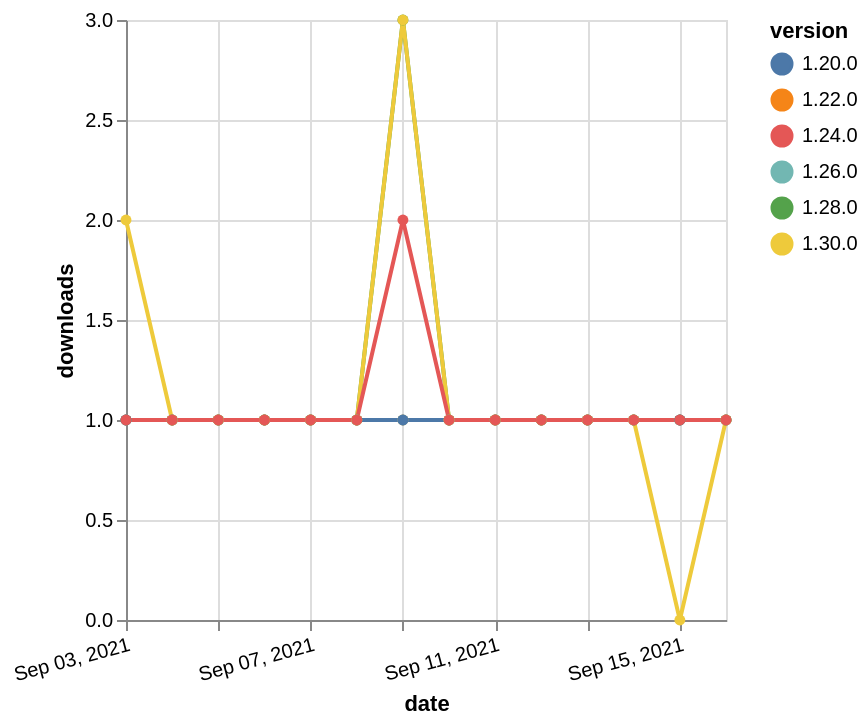

Write a Vega-Lite specification for this figure.
### Vega-Lite specification from a JSON file in a GitHub repository (floating-point values rounded to 4 significant figures)
{"$schema": "https://vega.github.io/schema/vega-lite/v5.json", "description": "A simple bar chart with embedded data.", "data": {"values": [{"date": "2021-09-03", "total": 281, "delta": 1, "version": "1.22.0"}, {"date": "2021-09-04", "total": 282, "delta": 1, "version": "1.22.0"}, {"date": "2021-09-05", "total": 283, "delta": 1, "version": "1.22.0"}, {"date": "2021-09-06", "total": 284, "delta": 1, "version": "1.22.0"}, {"date": "2021-09-07", "total": 285, "delta": 1, "version": "1.22.0"}, {"date": "2021-09-08", "total": 286, "delta": 1, "version": "1.22.0"}, {"date": "2021-09-09", "total": 287, "delta": 1, "version": "1.22.0"}, {"date": "2021-09-10", "total": 288, "delta": 1, "version": "1.22.0"}, {"date": "2021-09-11", "total": 289, "delta": 1, "version": "1.22.0"}, {"date": "2021-09-12", "total": 290, "delta": 1, "version": "1.22.0"}, {"date": "2021-09-13", "total": 291, "delta": 1, "version": "1.22.0"}, {"date": "2021-09-14", "total": 292, "delta": 1, "version": "1.22.0"}, {"date": "2021-09-15", "total": 293, "delta": 1, "version": "1.22.0"}, {"date": "2021-09-16", "total": 294, "delta": 1, "version": "1.22.0"}, {"date": "2021-09-03", "total": 155, "delta": 1, "version": "1.28.0"}, {"date": "2021-09-04", "total": 156, "delta": 1, "version": "1.28.0"}, {"date": "2021-09-05", "total": 157, "delta": 1, "version": "1.28.0"}, {"date": "2021-09-06", "total": 158, "delta": 1, "version": "1.28.0"}, {"date": "2021-09-07", "total": 159, "delta": 1, "version": "1.28.0"}, {"date": "2021-09-08", "total": 160, "delta": 1, "version": "1.28.0"}, {"date": "2021-09-09", "total": 163, "delta": 3, "version": "1.28.0"}, {"date": "2021-09-10", "total": 164, "delta": 1, "version": "1.28.0"}, {"date": "2021-09-11", "total": 165, "delta": 1, "version": "1.28.0"}, {"date": "2021-09-12", "total": 166, "delta": 1, "version": "1.28.0"}, {"date": "2021-09-13", "total": 167, "delta": 1, "version": "1.28.0"}, {"date": "2021-09-14", "total": 168, "delta": 1, "version": "1.28.0"}, {"date": "2021-09-15", "total": 169, "delta": 1, "version": "1.28.0"}, {"date": "2021-09-16", "total": 170, "delta": 1, "version": "1.28.0"}, {"date": "2021-09-03", "total": 147, "delta": 1, "version": "1.26.0"}, {"date": "2021-09-04", "total": 148, "delta": 1, "version": "1.26.0"}, {"date": "2021-09-05", "total": 149, "delta": 1, "version": "1.26.0"}, {"date": "2021-09-06", "total": 150, "delta": 1, "version": "1.26.0"}, {"date": "2021-09-07", "total": 151, "delta": 1, "version": "1.26.0"}, {"date": "2021-09-08", "total": 152, "delta": 1, "version": "1.26.0"}, {"date": "2021-09-09", "total": 153, "delta": 1, "version": "1.26.0"}, {"date": "2021-09-10", "total": 154, "delta": 1, "version": "1.26.0"}, {"date": "2021-09-11", "total": 155, "delta": 1, "version": "1.26.0"}, {"date": "2021-09-12", "total": 156, "delta": 1, "version": "1.26.0"}, {"date": "2021-09-13", "total": 157, "delta": 1, "version": "1.26.0"}, {"date": "2021-09-14", "total": 158, "delta": 1, "version": "1.26.0"}, {"date": "2021-09-15", "total": 159, "delta": 1, "version": "1.26.0"}, {"date": "2021-09-16", "total": 160, "delta": 1, "version": "1.26.0"}, {"date": "2021-09-03", "total": 219, "delta": 1, "version": "1.20.0"}, {"date": "2021-09-04", "total": 220, "delta": 1, "version": "1.20.0"}, {"date": "2021-09-05", "total": 221, "delta": 1, "version": "1.20.0"}, {"date": "2021-09-06", "total": 222, "delta": 1, "version": "1.20.0"}, {"date": "2021-09-07", "total": 223, "delta": 1, "version": "1.20.0"}, {"date": "2021-09-08", "total": 224, "delta": 1, "version": "1.20.0"}, {"date": "2021-09-09", "total": 225, "delta": 1, "version": "1.20.0"}, {"date": "2021-09-10", "total": 226, "delta": 1, "version": "1.20.0"}, {"date": "2021-09-11", "total": 227, "delta": 1, "version": "1.20.0"}, {"date": "2021-09-12", "total": 228, "delta": 1, "version": "1.20.0"}, {"date": "2021-09-13", "total": 229, "delta": 1, "version": "1.20.0"}, {"date": "2021-09-14", "total": 230, "delta": 1, "version": "1.20.0"}, {"date": "2021-09-15", "total": 231, "delta": 1, "version": "1.20.0"}, {"date": "2021-09-16", "total": 232, "delta": 1, "version": "1.20.0"}, {"date": "2021-09-03", "total": 113, "delta": 2, "version": "1.30.0"}, {"date": "2021-09-04", "total": 114, "delta": 1, "version": "1.30.0"}, {"date": "2021-09-05", "total": 115, "delta": 1, "version": "1.30.0"}, {"date": "2021-09-06", "total": 116, "delta": 1, "version": "1.30.0"}, {"date": "2021-09-07", "total": 117, "delta": 1, "version": "1.30.0"}, {"date": "2021-09-08", "total": 118, "delta": 1, "version": "1.30.0"}, {"date": "2021-09-09", "total": 121, "delta": 3, "version": "1.30.0"}, {"date": "2021-09-10", "total": 122, "delta": 1, "version": "1.30.0"}, {"date": "2021-09-11", "total": 123, "delta": 1, "version": "1.30.0"}, {"date": "2021-09-12", "total": 124, "delta": 1, "version": "1.30.0"}, {"date": "2021-09-13", "total": 125, "delta": 1, "version": "1.30.0"}, {"date": "2021-09-14", "total": 126, "delta": 1, "version": "1.30.0"}, {"date": "2021-09-15", "total": 126, "delta": 0, "version": "1.30.0"}, {"date": "2021-09-16", "total": 127, "delta": 1, "version": "1.30.0"}, {"date": "2021-09-03", "total": 168, "delta": 1, "version": "1.24.0"}, {"date": "2021-09-04", "total": 169, "delta": 1, "version": "1.24.0"}, {"date": "2021-09-05", "total": 170, "delta": 1, "version": "1.24.0"}, {"date": "2021-09-06", "total": 171, "delta": 1, "version": "1.24.0"}, {"date": "2021-09-07", "total": 172, "delta": 1, "version": "1.24.0"}, {"date": "2021-09-08", "total": 173, "delta": 1, "version": "1.24.0"}, {"date": "2021-09-09", "total": 175, "delta": 2, "version": "1.24.0"}, {"date": "2021-09-10", "total": 176, "delta": 1, "version": "1.24.0"}, {"date": "2021-09-11", "total": 177, "delta": 1, "version": "1.24.0"}, {"date": "2021-09-12", "total": 178, "delta": 1, "version": "1.24.0"}, {"date": "2021-09-13", "total": 179, "delta": 1, "version": "1.24.0"}, {"date": "2021-09-14", "total": 180, "delta": 1, "version": "1.24.0"}, {"date": "2021-09-15", "total": 181, "delta": 1, "version": "1.24.0"}, {"date": "2021-09-16", "total": 182, "delta": 1, "version": "1.24.0"}]}, "width": "container", "mark": {"type": "line", "point": {"filled": true}}, "encoding": {"x": {"field": "date", "type": "temporal", "timeUnit": "yearmonthdate", "title": "date", "axis": {"labelAngle": -15}}, "y": {"field": "delta", "type": "quantitative", "title": "downloads"}, "color": {"field": "version", "type": "nominal"}, "tooltip": {"field": "delta"}}}
